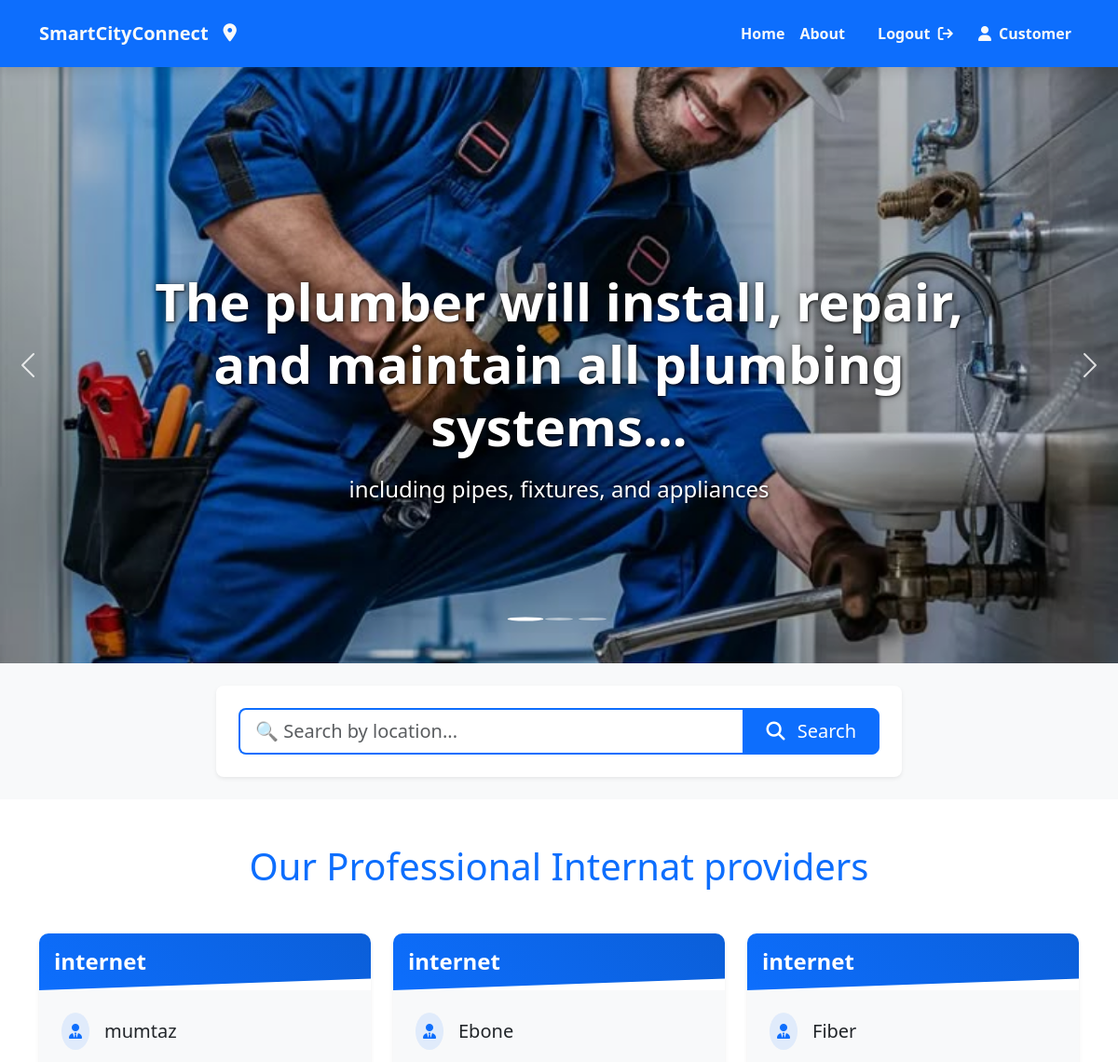
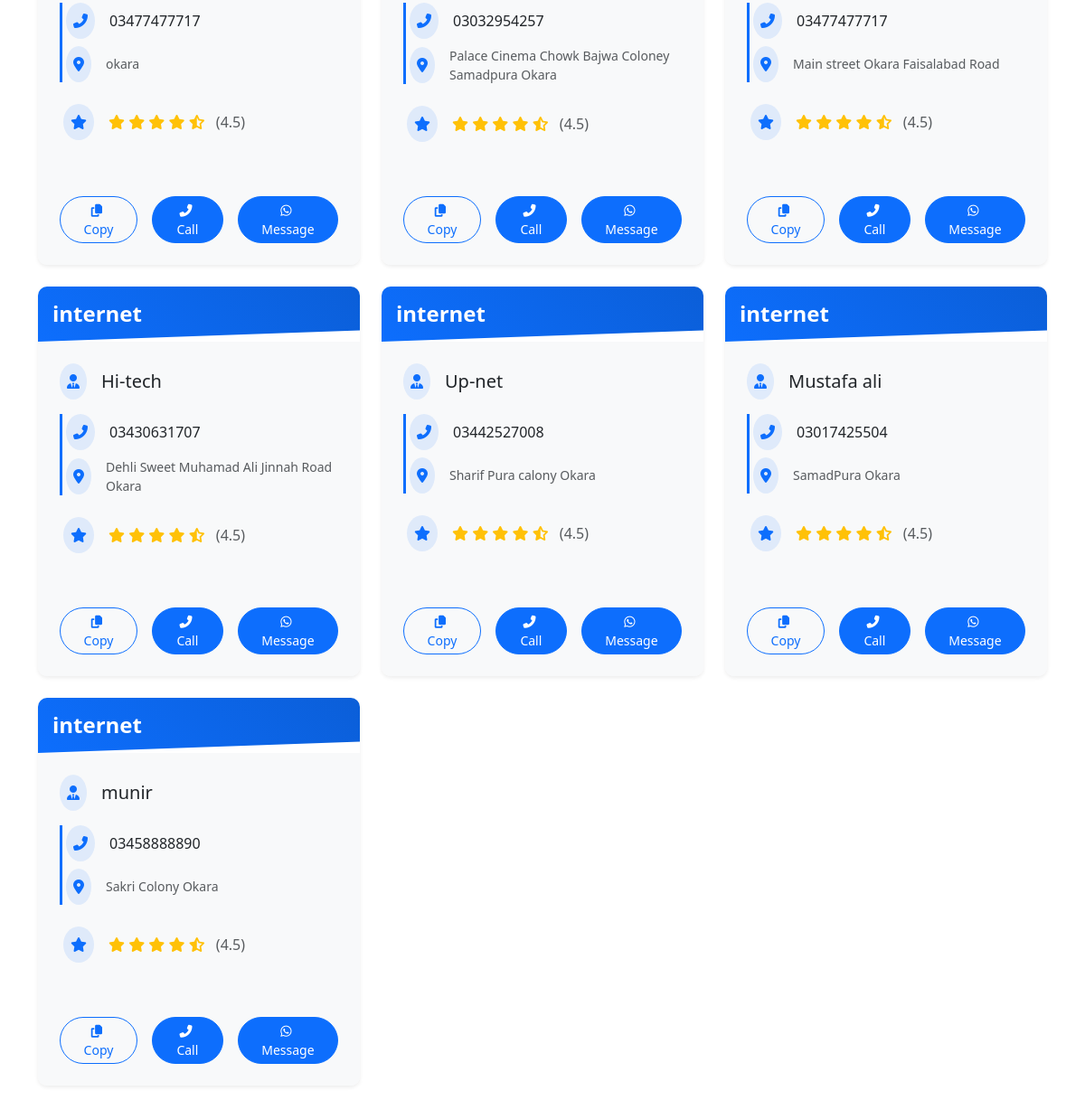
Page /Internat/ (signed in) on the committed database (2 pictures, top to bottom).
### smartcity/models.py (models this page shows, shortened)
class ServiceProviderR(models.Model):
    SERVICE_CHOICES = [
        ('plumber', 'Plumber'),
        ('electrician', 'Electrician'),
        ('carpenter', 'Carpenter'),
        ('painter', 'Painter'),
        ('welder', 'Welder'),
        ('cable', 'Cable Provider'),
        ('internet', 'Internet Service'),
        ('groceries', 'Groceries'),
    ]
    username=models.CharField(max_length=100)
    service_image = models.ImageField(upload_to='service_images/')
    servicename = models.CharField(max_length=100, null=False ,choices=SERVICE_CHOICES)
    first_name=models.CharField(max_length=100)
    last_name=models.CharField(max_length=100)
    Phoneno = models.CharField(max_length=11)
    address = models.TextField()
    email=models.EmailField()
    password = models.CharField(max_length=128, null=False)
    is_approved = models.BooleanField(default=False)
    rating = models.DecimalField(max_digits=3, decimal_places=2, default=0.00)
    description = models.TextField(blank=True, null=True)
    is_rejected = models.BooleanField(default=False)
    approval_date = models.DateTimeField(null=True, blank=True)
    def __init__(self, *args, **kwargs):
        super().__init__(*args, **kwargs)
        self._original_is_approved = self.is_approved  # Track approval status changes
    class Meta:
        verbose_name = "Service Provider"
        verbose_name_plural = "Service Providers"
        ordering = ['-id']

### smartcity/views.py (the view)
# urls.py: path('Internat/',Internat,name='Internat'),
def Internat(request):
    if not request.session.get('is_logged_in'):
        return redirect('/Loginpage/?next=/Internet/')
    queryset=ServiceProviderR.objects.filter(
        servicename__iexact='internet'
    ).order_by('-rating')
    location=request.session.get('location','')
    if location:
        queryset=queryset.filter(address__icontains=location)
        page_title=f'Internat provider in {location}'
    else:
        page_title='Professionals Internat Providers'
    context={
        'internats':queryset,
        'page_title':page_title,
        'search_location':location,
        'user_type':request.session.get('user_type'),
        'user_id':request.session.get('user_id')
    }
    return render(request,'Internet.html',context)

### smartcity/templates/Internet.html (shortened to what this page needs)
{% load static %}
<!DOCTYPE html>
<html lang="en">
<head>
    <link href="https://cdn.jsdelivr.net/npm/bootstrap@5.3.3/dist/css/bootstrap.min.css" rel="stylesheet">
    <link rel="stylesheet" href="https://cdnjs.cloudflare.com/ajax/libs/font-awesome/6.6.0/css/all.min.css">
    <link rel="stylesheet" href="{% static 'css/Cableprovider.css' %}">
</head>
<body>
    <div class="container-fluid bg-primary navbar-container sticky-top">
        <div class="container">
            <nav class="navbar navbar-expand-lg navbar-dark">
                <a class="navbar-brand text-light fw-bold d-flex align-items-center brand-logo" href="{% url 'Home' %}">
                    <span class="logo-text">SmartCityConnect</span>
                    <i class="fa-solid fa-location-dot logo-icon ms-2"></i>
                </a>
                <div class="collapse navbar-collapse justify-content-lg-end" id="navbarNav">
                    <ul class="navbar-nav nav-items">
                        <li class="nav-item">
                            <a href="{% url 'Home' %}" class="nav-link text-light fw-bold nav-link-hover">
                                <span>Home</span>
                            </a>
                        </li>
                        <li class="nav-item">
                            <a href="{% url 'About' %}" class="nav-link text-light fw-bold nav-link-hover">
                                <span>About</span>
                            </a>
                        </li>
                        {% if request.session.is_logged_in %}
                        <li class="nav-item">
                            <li class="nav-item">
                                <form method="post" action="{% url 'logout' %}" class="d-inline">
                                    <button type="submit" class="nav-link text-light fw-bold nav-link-hover login-btn" style="background: none; border: none; cursor: pointer;">
                                        <span>Logout</span>
                                        <i class="fa-solid fa-arrow-right-from-bracket ms-1"></i>
                                    </button>
                                </form>
                        </li>
                        <li class="nav-item">
                            <span class="nav-link text-light fw-bold">
                                {% if request.session.user_type == 'provider' %}
                                <i class="fas fa-tools me-1"></i> Provider
                              {% else %}
                               <i class="fas fa-user me-1"></i> Customer
                               {% endif %}
                           </span>
                            </li>
                        {% endif %}
                         </ul>
                </div>
            </nav>
        </div>
    </div>
    <div id="serviceCarousel" class="carousel slide">
        <div class="carousel-indicators">
            <button type="button" data-bs-target="#serviceCarousel" data-bs-slide-to="0" class="active"></button>
            <button type="button" data-bs-target="#serviceCarousel" data-bs-slide-to="1"></button>
            <button type="button" data-bs-target="#serviceCarousel" data-bs-slide-to="2"></button>
        </div>
        <div class="carousel-inner">
            <div class="carousel-item active">
                <img src="{% static 'media/plumber.jpeg' %}" class="d-block w-100 slider-img" alt="Plumbing services">
                <div class="carousel-caption d-none d-md-block">
                    <h2 class="slider-title animate__animated animate__fadeIn">The plumber will install, repair, and maintain all plumbing systems...</h2>
                    <p class="slider-subtitle animate__animated animate__fadeIn animate__delay-1s">including pipes, fixtures, and appliances</p>
                </div>
            </div>
        </div>
        <button class="carousel-control-prev" type="button" data-bs-target="#serviceCarousel" data-bs-slide="prev">
            <span class="carousel-control-prev-icon" aria-hidden="true"></span>
        </button>
        <button class="carousel-control-next" type="button" data-bs-target="#serviceCarousel" data-bs-slide="next">
            <span class="carousel-control-next-icon" aria-hidden="true"></span>
        </button>
    </div>
    <div class="container-fluid py-4 search-section">
        <div class="container">
            <div class="row justify-content-center">
                <div class="col-lg-8 col-md-10">
                    <div class="bg-white p-4 rounded-3 shadow-sm">
                        <form action="{% url 'Internat' %}" method="GET" class="search-form">
                            <div class="input-group">
                                <input type="search" name="location" class="form-control form-control-lg border-primary border-2"
                                       placeholder="🔍 Search by location..." value="{{ search_location|default:'' }}">
                                <button class="btn btn-primary btn-lg px-4" type="submit">
                                    <i class="fas fa-search me-2"></i> Search
                                </button>
                            </div>
                        </form>
                    </div>
                </div>
            </div>
        </div>
    </div>
    <div class="container py-5">
        <h1 class="text-center mb-5 text-primary animate__animated animate__fadeInDown">Our Professional Internat providers</h1>
        <div class="row row-cols-1 row-cols-md-2 row-cols-lg-3 g-4">
            {% for internat in internats %}
            <div class="col">
                <div class="card h-100 border-0 electrician-card shadow-sm">
                    <div class="card-header bg-primary border-0 py-3 position-relative overflow-hidden">
                        <h4 class="mb-0 text-center text-white fw-bold service-title animate__animated animate__fadeIn">
                            {{ internat.servicename }}
                        </h4>
                    </div>
                    <div class="card-body text-left d-flex flex-column bg-light">
                        <div class="d-flex align-items-center mb-3 animate__animated animate__fadeInLeft">
                            <div class="bg-primary bg-opacity-10 p-2 rounded-circle me-3">
                                <i class="fas fa-user-tie text-primary"></i>
                            </div>
                            <h5 class="card-title mb-0 text-dark">
                                {% firstof internat.get_full_name.strip internat.username %}
                            </h5>
                        </div>
                        <div class="contact-info mb-4 ps-1">
                            <div class="d-flex align-items-center mb-2 animate__animated animate__fadeInLeft" style="animation-delay: 0.1s;">
                                <div class="bg-primary bg-opacity-10 p-2 rounded-circle me-3">
                                    <i class="fas fa-phone-alt text-primary"></i>
                                </div>
                                <span class="phone-number text-dark">{{ internat.Phoneno }}</span>
                            </div>
                            <div class="d-flex align-items-center animate__animated animate__fadeInLeft" style="animation-delay: 0.2s;">
                                <div class="bg-primary bg-opacity-10 p-2 rounded-circle me-3">
                                    <i class="fas fa-map-marker-alt text-primary"></i>
                                </div>
                                <small class="text-muted">
                                    <a href="https://www.google.com/maps/search/?api=1&query={{ internat.address|urlencode }}"
                                       target="_blank"
                                       class="text-decoration-none text-muted hover-text-primary">
                                        {{ internat.address }}
                                    </a>
                                </small>
                            </div>
                        </div>
                        <div class="mb-4 ps-1 animate__animated animate__fadeInLeft" style="animation-delay: 0.3s;">
                            <div class="d-flex align-items-center">
                                <div class="bg-primary bg-opacity-10 p-2 rounded-circle me-3">
                                    <i class="fas fa-star text-primary"></i>
                                </div>
                                <div class="text-warning">
                                    <i class="fas fa-star"></i>
                                    <i class="fas fa-star"></i>
                                    <i class="fas fa-star"></i>
                                    <i class="fas fa-star"></i>
                                    <i class="fas fa-star-half-alt"></i>
                                    <span class="text-muted ms-2">(4.5)</span>
                                </div>
                            </div>
                        </div>
                        <div class="mt-auto d-flex justify-content-center gap-3 pt-3 animate__animated animate__fadeInUp" style="animation-delay: 0.4s;">
                            <button class="copy-btn btn btn-outline-primary btn-sm px-3 rounded-pill hover-lift"
                                    data-phone="{{ internat.Phoneno }}">
                                <i class="fas fa-copy me-1"></i> Copy
                            </button>
                            <a href="tel:{{ internat.Phoneno }}" class="btn btn-primary btn-sm call-btn text-white px-3 rounded-pill hover-lift">
                                <i class="fas fa-phone-alt me-1"></i> Call
                            </a>
                            <a href="https://wa.me/{{ internat.Phoneno|cut:' '|cut:'+' }}?text=Hello%20{{ internat.user.get_full_name|urlencode }}%20I%20need%20your%20{{ internat.servicename|urlencode }}%20service"
                               class="btn btn-primary btn-sm whatsapp-btn text-white px-3 rounded-pill hover-lift"
                               target="_blank">
                                <i class="fab fa-whatsapp me-1"></i> Message
                            </a>
                        </div>
                    </div>
                </div>
            </div>
            {% empty %}
            <div class="col-12 animate__animated animate__fadeIn">
                <div class="alert alert-info text-center">No Internat providers available at the moment.</div>
            </div>
            {% endfor %}
        </div>
    </div>
</body>
</html>

### rows in the picture
ServiceProviderR: servicename "internet", username "mumtaz", Phoneno "03477477717", address "okara"
ServiceProviderR: servicename "internet", username "Ebone", Phoneno "03032954257", address "Palace Cinema Chowk Bajwa Coloney Samadpura Okara"
ServiceProviderR: servicename "internet", username "Fiber", Phoneno "03477477717", address "Main street Okara Faisalabad Road"
ServiceProviderR: servicename "internet", username "Hi-tech", Phoneno "03430631707", address "Dehli Sweet Muhamad Ali Jinnah Road Okara"
ServiceProviderR: servicename "internet", username "Up-net", Phoneno "03442527008", address "Sharif Pura calony Okara"
ServiceProviderR: servicename "internet", username "Mustafa ali", Phoneno "03017425504", address "SamadPura Okara"
ServiceProviderR: servicename "internet", username "munir", Phoneno "03458888890", address "Sakri Colony Okara"
